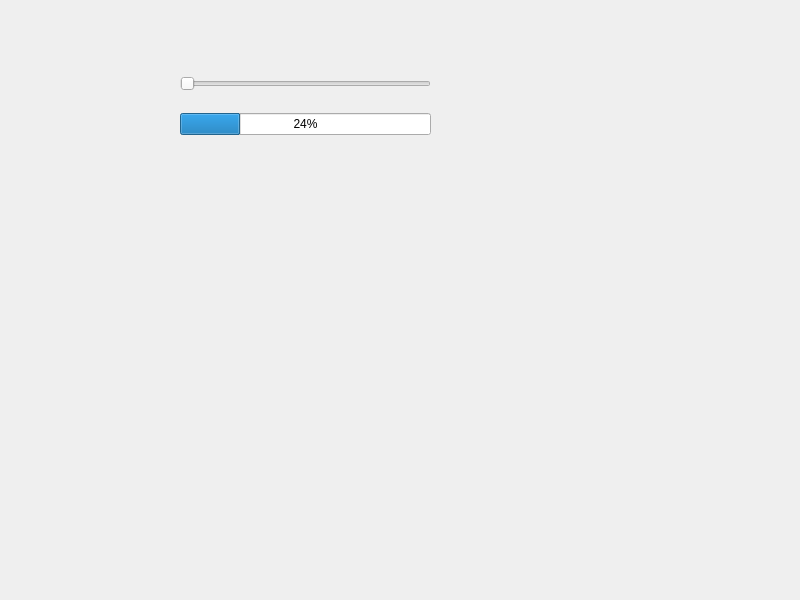
<?xml version="1.0" encoding="UTF-8"?>
<ui version="4.0">
 <class>Dialog</class>
 <widget class="QDialog" name="Dialog">
  <property name="geometry">
   <rect>
    <x>0</x>
    <y>0</y>
    <width>800</width>
    <height>600</height>
   </rect>
  </property>
  <property name="windowTitle">
   <string>Dialog</string>
  </property>
  <widget class="QWidget" name="">
   <property name="geometry">
    <rect>
     <x>180</x>
     <y>60</y>
     <width>251</width>
     <height>91</height>
    </rect>
   </property>
   <layout class="QVBoxLayout" name="verticalLayout">
    <item>
     <widget class="QSlider" name="horizontalSlider">
      <property name="orientation">
       <enum>Qt::Horizontal</enum>
      </property>
     </widget>
    </item>
    <item>
     <widget class="QProgressBar" name="progressBar">
      <property name="value">
       <number>24</number>
      </property>
     </widget>
    </item>
   </layout>
  </widget>
 </widget>
 <resources/>
 <connections/>
</ui>
